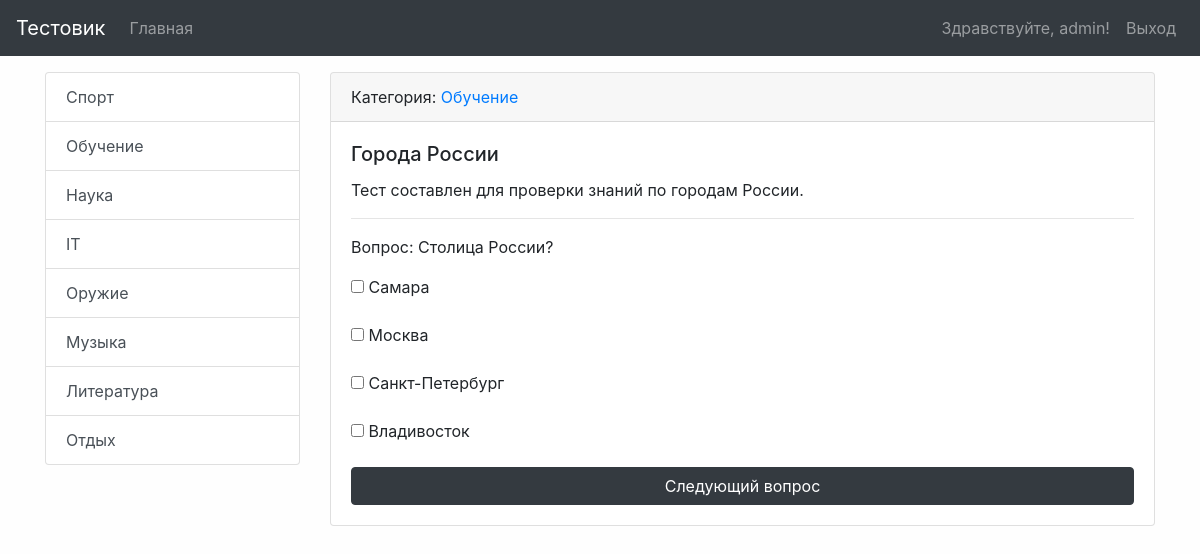
The app's page /test/1/0/ (signed in) with its own data.
### tests/models.py (models this page shows, shortened)
class Categories(models.Model):
    name = models.CharField(max_length=100,
                            help_text='Выберите категорию',
                            verbose_name='Категория')
    def get_absolute_url(self):
        return reverse('category', kwargs={'category_id': self.pk})
    def __str__(self):
        return self.name
    class Meta:
        verbose_name = 'Категория'
        verbose_name_plural = 'Категории'

class TestsBase(models.Model):
    title = models.CharField(max_length=200,
                             help_text='Введите название теста',
                             verbose_name='Название теста')
    description = models.TextField(max_length=300,
                                   help_text='Введите описание теста',
                                   verbose_name='Краткое описание теста', null=True)
    category = models.ForeignKey('Categories', on_delete=models.PROTECT,
                                 help_text='Выберите категорию',
                                 verbose_name='Категория', null=True)
    amount_questions = models.IntegerField(help_text='Введите количество вопросов',
                                            verbose_name='Количество вопросов', null=True)
    class Meta:
        verbose_name = 'Тест'
        verbose_name_plural = 'Тесты'

class Questions(models.Model):
    question_text = models.TextField(max_length=1000,
                                     verbose_name='Текст вопроса')
    test = models.ForeignKey('TestsBase', on_delete=models.CASCADE,
                             help_text='Выберите тест',
                             verbose_name='Тест')
    def __str__(self):
        return self.question_text
    class Meta:
        verbose_name = 'Вопрос'
        verbose_name_plural = 'Вопросы'

class Answers(models.Model):
    answer_text = models.TextField(max_length=1000,
                                   help_text='Введите ответ на вопрос',
                                   verbose_name='Ответ на вопрос', blank=True)
    question = models.ForeignKey('Questions', on_delete=models.CASCADE,
                                 help_text='Выберите вопрос',
                                 verbose_name='Вопрос')
    test_title = models.ForeignKey('TestsBase', on_delete=models.CASCADE,
                                   help_text='Выберите тест',
                                   verbose_name='Тест', null=True)
    correct_answer = models.BooleanField(default=False,
                                         verbose_name='Правильность ответа', blank=True)
    class Meta:
        verbose_name = 'Ответ'
        verbose_name_plural = 'Ответы'

### tests/views.py (the view)
# urls.py: path('test/<int:test_id>/<int:number_question>/', test_page, name='test_page'),
@login_required(login_url='/login/')
def test_page(request, test_id, number_question):
    if request.method == 'POST':
        form = QuestionTestForm(request.POST)
        if form.data.getlist('answer'):
            data = get_question(test_id, number_question)
            flag = True
            global count
            if len(data[4])-1 == number_question and count == 0:
                flag = True
                count += 1
            elif len(data[4])-1 == number_question and count == 1:
                flag = False
                count -= 1
            record = RecordAnswers.objects.create(user=request.user,
                                                  test=TestsBase.objects.get(pk=test_id),
                                                  question=data[1][0]['question'])
            for i in form.data.getlist('answer'):
                Record.objects.create(answer_rec=record,
                                      answer=Answers.objects.get(pk=int(i)),
                                      is_correct=Answers.objects.get(pk=int(i)).correct_answer)
            if not flag:
                return redirect('show_results', test_id=test_id)
        else:
            return redirect(request.META['HTTP_REFERER'])
    else:
        data = get_question(test_id, number_question)
    context = {
        'test': data[0],
        'answers_and_questions': data[1],
        'len_answers': list(range(0, len(data[2]))),
        'count_quest': data[5],
        'title': 'Тестовик',
        'flag': data[3],
        'form': QuestionTestForm()
    }
    return render(request, 'tests/test_page.html', context)

### tests/forms.py
class QuestionTestForm(forms.Form):
    answer = forms.MultipleChoiceField(
        widget=forms.CheckboxSelectMultiple,
    )

### tests/templatetags/tests_tags.py (called while the page is built)
@register.inclusion_tag('tests/list_categories.html')
def show_categories():
    categories = Categories.objects.all()
    return {'categories': categories, }

### tests/views.py (called while the page is built)
def get_question(test_id, number_question):
    test = TestsBase.objects.get(pk=test_id)
    questions = Questions.objects.filter(test_id=test_id)
    answers = {}
    question_dict = {}
    answers_and_questions = []
    for question in questions:
        pk = question.pk
        answers_list = Answers.objects.filter(question_id=pk)
        for i in answers_list:
            answers[f'{i.pk}'] = i
        question_dict['question'] = question
        question_dict['answers'] = answers
        answers = {}
        answers_and_questions.append(question_dict)
        question_dict = {}
    result = []
    result.append(answers_and_questions[number_question])
    flag = True
    if number_question < len(answers_and_questions) - 1:
        number_question += 1
    else:
        flag = False
    return test, result, answers, flag, answers_and_questions, number_question

### tests/templates/tests/test_page.html (shortened to what this page needs)
{% extends 'base.html' %}
{% block sidebar %}
{% include 'inc/_sidebar.html' %}
{% endblock %}
{% block content %}
<div class="card mb-3">
    <div class="card-header">
        Категория: <a href="{{ test.category.get_absolute_url }}">{{test.category}}</a>
    </div>
    <div class="card-body">
        <h5 class="card-title">{{test.title}}</h5>
        <p class="card-text">{{test.description}}</p>
        {% for a_q in answers_and_questions %}
        <hr>
        Вопрос: {{a_q.question}}
        {% if flag %}
        <form action="{% url 'test_page' test_id=test.pk number_question=count_quest %}" method="post">
            {% for key, value in a_q.answers.items %}
            <label>
                <input type="checkbox" name="answer" value="{{value.pk}}">
            </label>  {{value.answer_text}}
            {% endfor %}
            <button class="btn btn-primary btn-block btn-dark" type="submit">Следующий вопрос</button>
        </form>
        {% endif %}
        {% endfor %}
    </div>
</div>
{% endblock %}

### templates/inc/_nav.html (shortened to what this page needs)
<nav class="navbar navbar-expand-lg navbar-dark bg-dark">
    <a class="navbar-brand" href="{% url 'home'%}">{{title}}</a>
    <div class="collapse navbar-collapse" id="navbarSupportedContent">
      <ul class="navbar-nav mr-auto">
        <li class="nav-item">
          <a class="nav-link" href="{% url 'home' %}">Главная</a>
        </li>
      </ul>
      <ul class="navbar-nav justify-content-end">
        {% if request.user.is_authenticated %}
         <li class="nav-item">
            <a class="nav-link" href="{% url 'user_profile' %}">Здравствуйте, {{user.username}}!</a>
         </li>
         <li class="nav-item">
            <a class="nav-link" href="{% url 'user_logout' %}">Выход</a>
         </li>
        {% endif %}
      </ul>
    </div>
  </nav>

### tests/templates/tests/list_categories.html
<div class="list-group">
  {% for item in categories %}
  <a href="{{ item.get_absolute_url }}" class="list-group-item list-group-item-action">{{item.name}}</a>
  {% endfor %}
</div>

### TestSite/static/css/style.css (style rules this page uses)
body { background-color: #fefefe; }

### records on screen
Categories: name "Спорт"
Categories: name "Обучение"
Categories: name "Наука"
Categories: name "IT"
Categories: name "Оружие"
Categories: name "Музыка"
Categories: name "Литература"
Categories: name "Отдых"
TestsBase: category "Обучение", title "Города России", description "Тест составлен для проверки знаний по городам России."
Questions: question "Столица России?"
Answers: answer_text "Самара"
Answers: answer_text "Москва"
Answers: answer_text "Санкт-Петербург"
Answers: answer_text "Владивосток"

### other values on screen
{{ title }} "Тестовик"
{{ user.username }} "admin"
